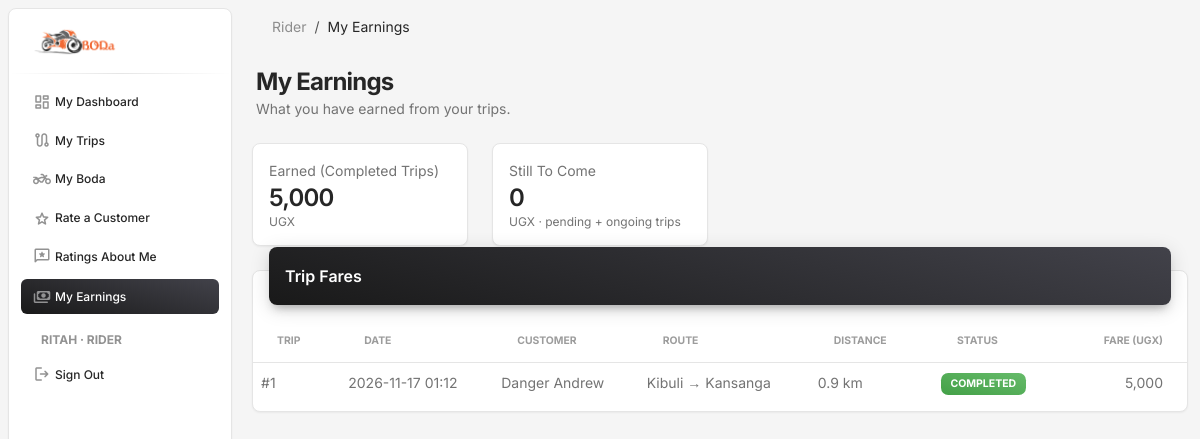
The app's page /rider-area/earnings/ (signed in) with its own data.
### bodaapp/models.py (models this page shows, shortened)
class Profile(models.Model):
    ROLE_CHOICES = [("customer", "Customer"), ("rider", "Rider")]
    user = models.OneToOneField(settings.AUTH_USER_MODEL, on_delete=models.CASCADE, related_name="profile")
    role = models.CharField(max_length=10, choices=ROLE_CHOICES)
    customer = models.OneToOneField(Customer, null=True, blank=True, on_delete=models.SET_NULL, related_name="profile")
    rider = models.OneToOneField(Rider, null=True, blank=True, on_delete=models.SET_NULL, related_name="profile")

class Trip(models.Model):
    trip_id = models.AutoField(primary_key=True)
    customer = models.ForeignKey(Customer, on_delete=models.PROTECT, db_column="customer_id")
    rider = models.ForeignKey(Rider, on_delete=models.PROTECT, db_column="rider_id")
    boda = models.ForeignKey(Boda, on_delete=models.PROTECT, db_column="boda_id")
    pickup_location = models.CharField(max_length=100)
    dropoff_location = models.CharField(max_length=100)
    start_time = models.DateTimeField()
    end_time = models.DateTimeField(null=True, blank=True)
    status = models.CharField(max_length=20)
    fare = models.DecimalField(max_digits=10, decimal_places=2)
    distance_km = models.DecimalField(max_digits=8, decimal_places=2)

class Customer(models.Model):
    customer_id = models.AutoField(primary_key=True)
    first_name = models.CharField(max_length=50)
    last_name = models.CharField(max_length=50)
    contact = models.CharField(max_length=15, unique=True)
    email = models.EmailField(max_length=100, unique=True)
    home_location = models.CharField(max_length=100)
    def __str__(self):
        return f"{self.first_name} {self.last_name}"

### bodaapp/rider_views.py (the view)
# urls.py: path('rider-area/earnings/', rider_views.earnings, name='rid_earnings'),
@role_required("rider")
def earnings(request):
    trips_qs = own_trips(request).order_by("-start_time")
    by_status = {r["status"]: r for r in trips_qs.values("status").annotate(n=Count("pk"), total=Sum("fare"))}
    done = by_status.get("completed", {"n": 0, "total": 0})
    pending = sum((by_status.get(s, {}).get("total") or 0) for s in ("pending", "ongoing"))
    return render(request, "rider/earnings.html", {
        "trips": trips_qs, "earned": done["total"] or 0, "earned_count": done["n"], "pending": pending,
    })

### bodaapp/access.py (called while the page is built)
def get_role(user):
    if not user.is_authenticated:
        return None
    if user.is_staff or user.is_superuser:
        return "admin"
    profile = getattr(user, "profile", None)
    if profile is None:
        return None
    if profile.role == "customer" and profile.customer_id:
        return "customer"
    if profile.role == "rider" and profile.rider_id:
        return "rider"
    return None

def role_required(*roles):
    def decorator(view):
        @wraps(view)
        def wrapper(request, *args, **kwargs):
            if not request.user.is_authenticated:
                return redirect_to_login(request.get_full_path())
            if get_role(request.user) not in roles:
                messages.error(request, "You don't have access to that page.")
                return redirect("index")
            return view(request, *args, **kwargs)
        return wrapper
    return decorator

### bodaapp/context_processors.py (called while the page is built)
def navigation(request):
    user = getattr(request, "user", None)
    role = get_role(user) if user is not None else None
    match = getattr(request, "resolver_match", None)
    name = match.url_name if match and match.url_name else ""
    if name.endswith("_edit"):
        name = name[: -len("_edit")]
    return {"role": role, "role_label": ROLE_LABELS.get(role, ""), "active": name}

### bodaapp/rider_views.py (called while the page is built)
def current_rider(request):
    return request.user.profile.rider

def own_trips(request):
    return Trip.objects.filter(rider=current_rider(request)).select_related("customer", "boda")

### templates/rider/earnings.html
{% extends 'base.html' %}
{% block content %}
{% include 'partials/page_header.html' with title="My Earnings" lede="What you have earned from your trips." %}
<div class="container-fluid py-3">
  <div class="row">
    {% include 'partials/stat_card.html' with label="Earned (completed trips)" value=earned|floatformat:"0g" note="UGX" %}
    {% include 'partials/stat_card.html' with label="Still to come" value=pending|floatformat:"0g" note="UGX · pending + ongoing trips" %}
  </div>
  <div class="card">
    <div class="card-header p-0 position-relative mt-n4 mx-3 z-index-2">
      <div class="bg-gradient-dark shadow-dark border-radius-lg pt-3 pb-2"><h6 class="text-white text-capitalize ps-3">Trip fares</h6></div>
    </div>
    <div class="card-body px-0 pb-2">
      <div class="table-responsive p-0">
        <table class="table align-items-center mb-0">
          <thead><tr>
            <th class="text-uppercase text-secondary text-xxs font-weight-bolder opacity-7">Trip</th>
            <th class="text-uppercase text-secondary text-xxs font-weight-bolder opacity-7">Date</th>
            <th class="text-uppercase text-secondary text-xxs font-weight-bolder opacity-7">Customer</th>
            <th class="text-uppercase text-secondary text-xxs font-weight-bolder opacity-7">Route</th>
            <th class="text-uppercase text-secondary text-xxs font-weight-bolder opacity-7">Distance</th>
            <th class="text-uppercase text-secondary text-xxs font-weight-bolder opacity-7">Status</th>
            <th class="text-uppercase text-secondary text-xxs font-weight-bolder opacity-7 text-end pe-4">Fare (UGX)</th>
          </tr></thead>
          <tbody>
            {% for t in trips %}
            <tr>
              <td class="text-sm">#{{ t.pk }}</td>
              <td class="text-sm">{{ t.start_time|date:"Y-m-d H:i" }}</td>
              <td class="text-sm">{{ t.customer }}</td>
              <td class="text-sm">{{ t.pickup_location }} → {{ t.dropoff_location }}</td>
              <td class="text-sm">{{ t.distance_km|floatformat:1 }} km</td>
              <td class="text-sm">{% include 'partials/status_badge.html' with status=t.status %}</td>
              <td class="text-sm text-end pe-4">{{ t.fare|floatformat:"0g" }}</td>
            </tr>
            {% empty %}
            <tr><td colspan="7" class="text-center text-secondary py-4 text-sm">No trips yet.</td></tr>
            {% endfor %}
          </tbody>
        </table>
      </div>
    </div>
  </div>
</div>
{% endblock %}

### templates/partials/nav_account.html (shortened to what this page needs)
<li class="nav-item mt-3">
  <h6 class="ps-4 ms-2 text-uppercase text-xs text-dark font-weight-bolder opacity-5">{{ user.get_username }}{% if role_label %} · {{ role_label }}{% endif %}</h6>
</li>
<li class="nav-item">
  <form method="post" action="{% url 'logout' %}" class="m-0">
    <button type="submit" class="nav-link text-dark border-0 bg-transparent w-100 text-start">
      <i class="material-symbols-rounded opacity-5">logout</i>
      <span class="nav-link-text ms-1">Sign Out</span>
    </button>
  </form>
</li>

### templates/partials/page_header.html (shortened to what this page needs)
<nav class="navbar navbar-main navbar-expand-lg px-0 mx-3 shadow-none border-radius-xl" id="navbarBlur" data-scroll="true">
  <div class="container-fluid py-1 px-3">
    <nav aria-label="breadcrumb">
      <ol class="breadcrumb bg-transparent mb-0 pb-0 pt-1 px-0 me-sm-6 me-5">
        <li class="breadcrumb-item text-sm"><a class="opacity-5 text-dark" href="{% url 'index' %}">{{ role_label|default:"Home" }}</a></li>
        <li class="breadcrumb-item text-sm text-dark active" aria-current="page">{{ title }}</li>
      </ol>
    </nav>
  </div>
</nav>
<div class="container-fluid pt-3">
  <div class="ms-1 mb-2">
    <h3 class="mb-0 h4 font-weight-bolder">{{ title }}</h3>
    {% if lede %}<p class="mb-0 text-sm">{{ lede }}</p>{% endif %}
  </div>
</div>

### templates/partials/status_badge.html
<span class="badge badge-sm bg-gradient-{% if status == 'completed' %}success{% elif status == 'ongoing' %}info{% elif status == 'pending' %}warning{% else %}secondary{% endif %}">{{ status }}</span>

### records on screen
Profile: role "RIDER", role "Rider"
Trip: pk "1", start_time "2026-11-17 01:12", customer "Danger Andrew", pickup_location "Kibuli", dropoff_location "Kansanga", distance_km "0.9", status "COMPLETED", fare "5,000"

### other values on screen
{{ label }} "My Dashboard My Trips My Boda Rate a Customer Ratings About Me My Earnings"
{{ user.get_username }} "RITAH"
{{ title }} "My Earnings"
{{ lede }} "What you have earned from your trips."
{{ label }} "Earned (Completed Trips) Still To Come"
{{ value }} "5,000 0"
{{ note }} "UGX UGX · pending + ongoing trips"
